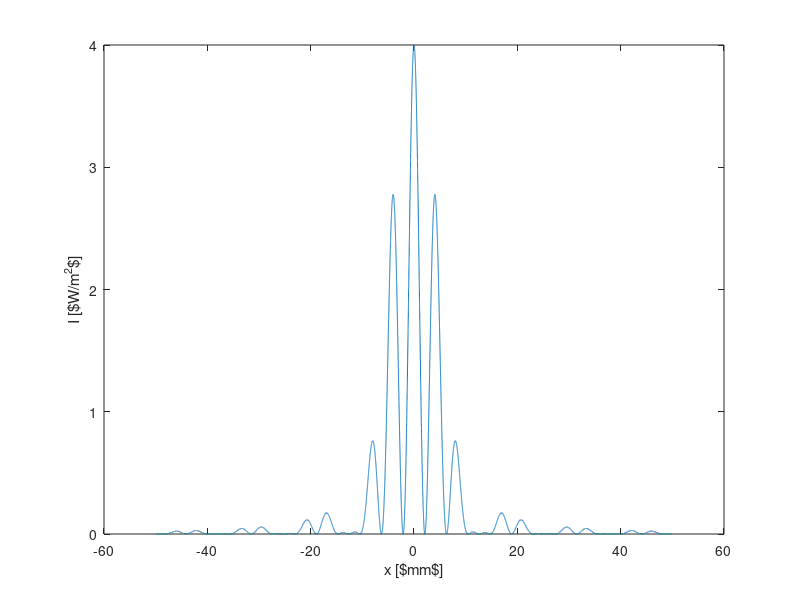

Recreate this plot in MATLAB.
%%%%%%%%%%%%%%
% PARAMETERS %
%%%%%%%%%%%%%%
I0 = 1          %Incident Intensity W/m^2
l = 0.630e-6;   % Wavelength [m]
d = 600e-6;     % Slit Distance [m]
a = 200e-6;     % Slit Width [m]
N = 2;          % Number of slits
x_max = 0.05    % Maximum latteral distance 
L = 4;          % Distance from slit to screen

%%%%%%%%%%%%%%%%%%%%%%
% DERIVED PARAMETERS %
%%%%%%%%%%%%%%%%%%%%%%

k = 2*pi/l      %Wavenumber
x = linspace(-x_max,x_max,35000);   %Generete x-coordinates

theta = atan(x/L);    %Relate to angle

phi = k*d*sin(theta)
beta =  k*a*sin(theta)

%%%%%%%%%%%%%%%%%%%%%%%%%%%%%%%%%%%%%%%%%
% GENERATE INTENSITY ON SCREEN AND PLOT %
%%%%%%%%%%%%%%%%%%%%%%%%%%%%%%%%%%%%%%%%%


Ip = I0 * sin(beta/2).^2./(beta/2).^2 .* sin(N*phi/2).^2 ./ sin(phi/2).^2;

figure(1)
plot(x*1000,Ip)
xlabel("x [$mm$]")
ylabel("I [$W/m^2$]")